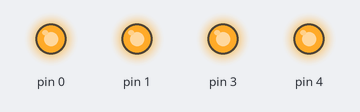
Simulated run of this sketch. Board: Arduino Uno, built with avr-gcc and run on an emulated ATmega328P. Parts: output pins drawn as LEDs (lit = HIGH).

Above: at 0.2 s.
At 1.0 s:
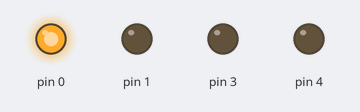
At 2.1 s:
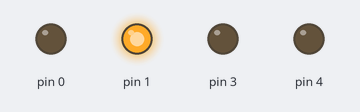
At 3.6 s:
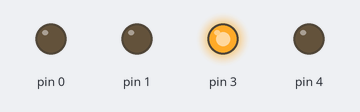
At 4.8 s:
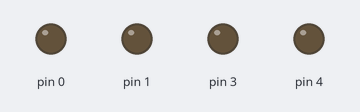
At 7.7 s:
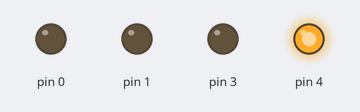
Timing chart, 0 to 8.0 s (numbered marks = the images above):
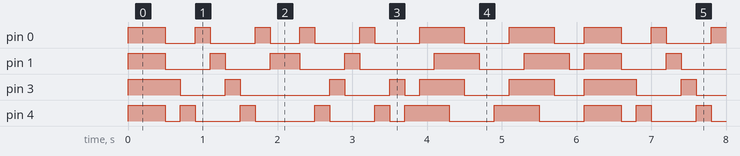

The sketch:

Clockwise_and_counter_clockwise.ino
```cpp
void setup() {
pinMode(3,OUTPUT);
pinMode(4,OUTPUT);
pinMode(0,OUTPUT);
pinMode(1,OUTPUT);
}

void loop() {
  digitalWrite(3, HIGH);// don't worry it's just the first part so test it pls.
  digitalWrite(4, HIGH);
  digitalWrite(0, HIGH);
  digitalWrite(1, HIGH);
  delay(500);
  digitalWrite(3, LOW);
  digitalWrite(4, LOW);
  digitalWrite(0, LOW);
  digitalWrite(1, LOW);
  for(int i = 0; i < 2; i++) { //Clockwise
      digitalWrite(3, HIGH);
      delay(200);
      digitalWrite(3, LOW);
      digitalWrite(4, HIGH);
      delay(200);
      digitalWrite(4, LOW);
      digitalWrite(0, HIGH);
      delay(200);
      digitalWrite(0, LOW);
      digitalWrite(1, HIGH);
      delay(200);
      digitalWrite(1, LOW);
      }

      for(int i = 0; i < 2; i++) { //Counter-clockwise
      digitalWrite(1, HIGH);
      delay(200);
      digitalWrite(1, LOW);
      digitalWrite(0, HIGH);
      delay(200);
      digitalWrite(0, LOW);
      digitalWrite(4, HIGH);
      delay(200);
      digitalWrite(4, LOW);
      digitalWrite(3, HIGH);
      delay(200);
      digitalWrite(3, LOW);
        }

        for(int i = 0; i < 2; i++){
              digitalWrite(4, HIGH);
              delay(200);
              digitalWrite(0,HIGH);
              digitalWrite(3, HIGH);
              delay(200);
              digitalWrite(1, HIGH);
              delay(200);
              digitalWrite(4, LOW);
              delay(200);
              digitalWrite(3, LOW);
              digitalWrite(0, LOW);
              delay(200);
              digitalWrite(1, LOW);
              delay(200);

          }
      }
```

Measured:
- by itself, pin 1: repeats every 6.1 s: LOW 0.60 s, HIGH 0.20 s, LOW 0.60 s, HIGH 0.40 s, LOW 0.60 s, HIGH 0.20 s, LOW 1.0 s, HIGH 0.60 s, LOW 0.60 s, HIGH 0.60 s, LOW 0.20 s, HIGH 0.50 s
- by itself, pin 3: repeats every 6.1 s: LOW 0.60 s, HIGH 0.20 s, LOW 1.2 s, HIGH 0.20 s, LOW 0.60 s, HIGH 0.20 s, LOW 0.20 s, HIGH 0.60 s, LOW 0.60 s, HIGH 0.60 s, LOW 0.40 s, HIGH 0.70 s
- by itself, everything shown: repeats every 6.1 s, in 28 steps
